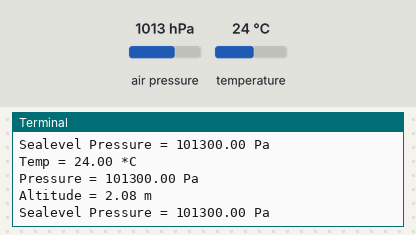
A program run on a simulated Raspberry Pi (BCM pin numbers). On the bench: the last lines printed to the terminal. Inputs (shaded band) come from the test bench; at power-on: air pressure 1013 hPa, temperature 24 °C.

Above: at 1.2 s.
1.3 s: air pressure set to 952 hPa
At 2.6 s:
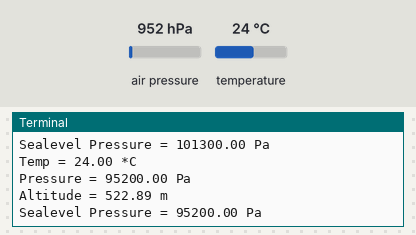
2.8 s: temperature set to 12 °C
4.3 s: air pressure set to 975 hPa
At 6.1 s:
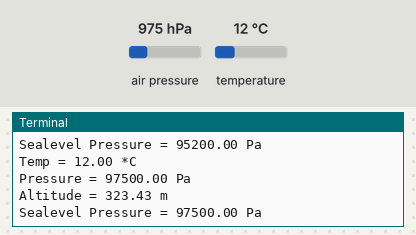
Timing chart, 0 to 7.6 s (numbered marks = the images above; inputs shaded):
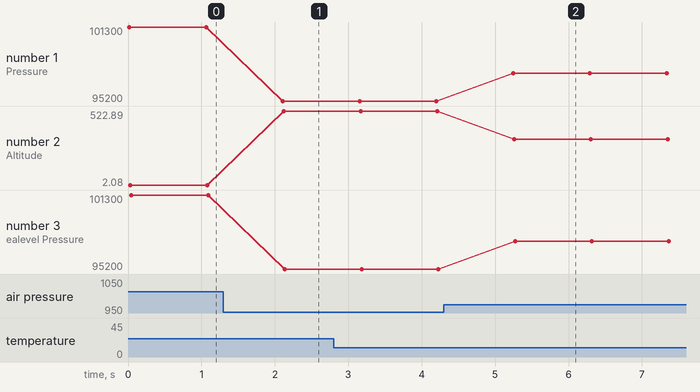

Measured:
- after the input at 1.3 s, the terminal: prints a new line after 0.81 s (image 1)
- after the input at 4.3 s, the terminal: prints a new line after 0.95 s (image 2)
- plotted number 1: 101300 → 95200 after the input at 1.3 s, 95200 → 97500 after the input at 4.3 s
- plotted number 2: 2.08 → 522.89 after the input at 1.3 s, 522.89 → 323.43 after the input at 4.3 s
- plotted number 3: 101300 → 95200 after the input at 1.3 s, 95200 → 97500 after the input at 4.3 s

The program:

simpletest.py
```python
import Adafruit_BMP.BMP085 as BMP085
from time import sleep


# Default constructor will pick a default I2C bus.
#
# For the Raspberry Pi this means you should hook up to the only exposed I2C bus
# from the main GPIO header and the library will figure out the bus number based
# on the Pi's revision.
#
# For the Beaglebone Black the library will assume bus 1 by default, which is
# exposed with SCL = P9_19 and SDA = P9_20.
sensor = BMP085.BMP085()

# Optionally you can override the bus number:
#sensor = BMP085.BMP085(busnum=2)

# You can also optionally change the BMP085 mode to one of BMP085_ULTRALOWPOWER,
# BMP085_STANDARD, BMP085_HIGHRES, or BMP085_ULTRAHIGHRES.  See the BMP085
# datasheet for more details on the meanings of each mode (accuracy and power
# consumption are primarily the differences).  The default mode is STANDARD.
#sensor = BMP085.BMP085(mode=BMP085.BMP085_ULTRAHIGHRES)
while True:
    print('Temp = {0:0.2f} *C'.format(sensor.read_temperature()))
    print('Pressure = {0:0.2f} Pa'.format(sensor.read_pressure()))
    print('Altitude = {0:0.2f} m'.format(sensor.read_altitude()))
    print('Sealevel Pressure = {0:0.2f} Pa'.format(sensor.read_sealevel_pressure()))
    sleep(1)
```
